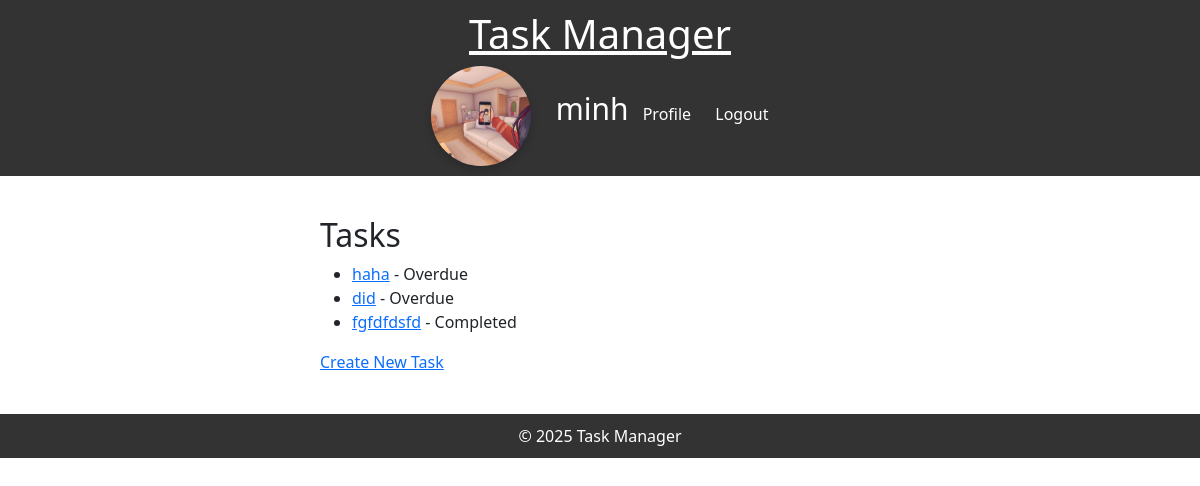
The app's page / (signed in), older data.
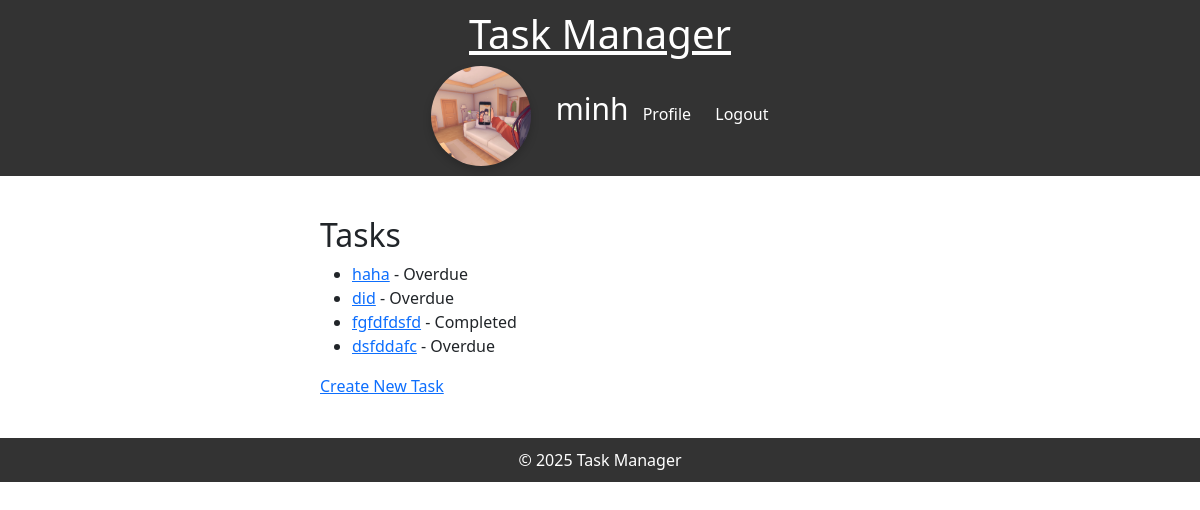
The same page, newer data.
### blog/models.py (models this page shows, shortened)
class Task(models.Model):
    STATUS_CHOICES = [
        ('P', 'Pending'),
        ('I', 'In Progress'),
        ('C', 'Completed'),
        ('O', 'Overdue'),
    ]
    title = models.CharField(max_length=200)
    description = models.TextField()
    status = models.CharField(max_length=1, choices=STATUS_CHOICES, default='P')
    created = models.DateTimeField(default=now)
    finished = models.DateField()
    user = models.ForeignKey(User, on_delete=models.CASCADE, related_name='task')

### blog/views.py (the view)
# urls.py: path('', TaskListView.as_view(), name='home'),
class TaskListView(LoginRequiredMixin, ListView):
    model = Task
    template_name = 'blog/task_list.html'
    context_object_name = 'tasks'
    def get_queryset(self):
        Task.objects.filter(
            user=self.request.user,
            finished__lt=now()
        ).exclude(status='C').update(status='O')
        return Task.objects.filter(user=self.request.user)

### blog/templates/blog/task_list.html (shortened to what this page needs)
{% extends 'blog/base.html' %}
{% block content %}
<h2>Tasks</h2>
<ul>
    {% for task in tasks %}
        <li>
            <a href="{% url 'task-detail' task.pk %}">{{ task.title }}</a> - {{ task.get_status_display }}
        </li>
    {% empty %}
        <li>No tasks available.</li>
    {% endfor %}
</ul>
<a href="{% url 'task-create' %}">Create New Task</a>
{% endblock %}

Row changes from the older to the newer data that the page shows:
added Task: title "dsfddafc", status "Overdue"
